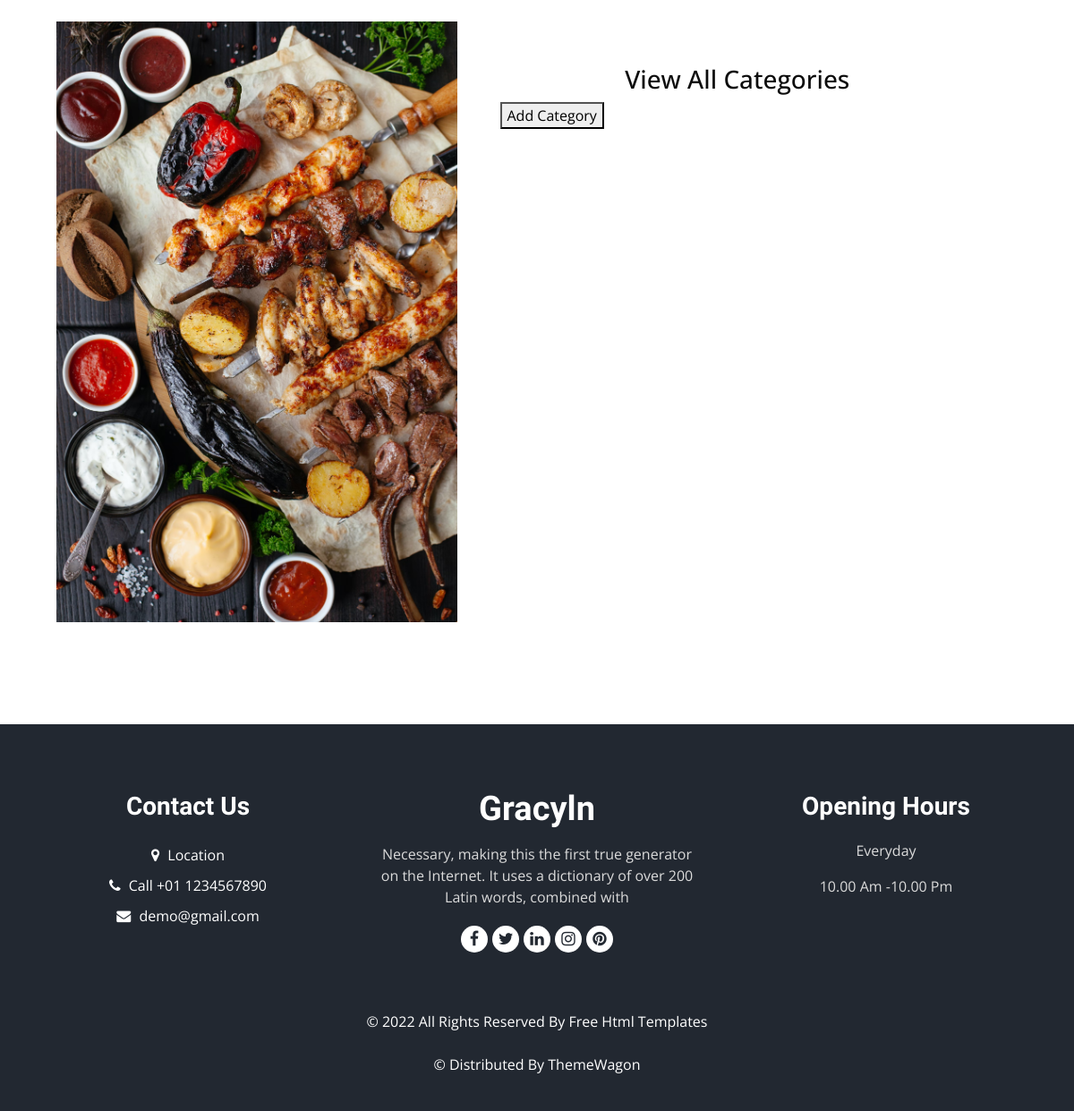
Before: /Admin/view_category.php with the older database file.
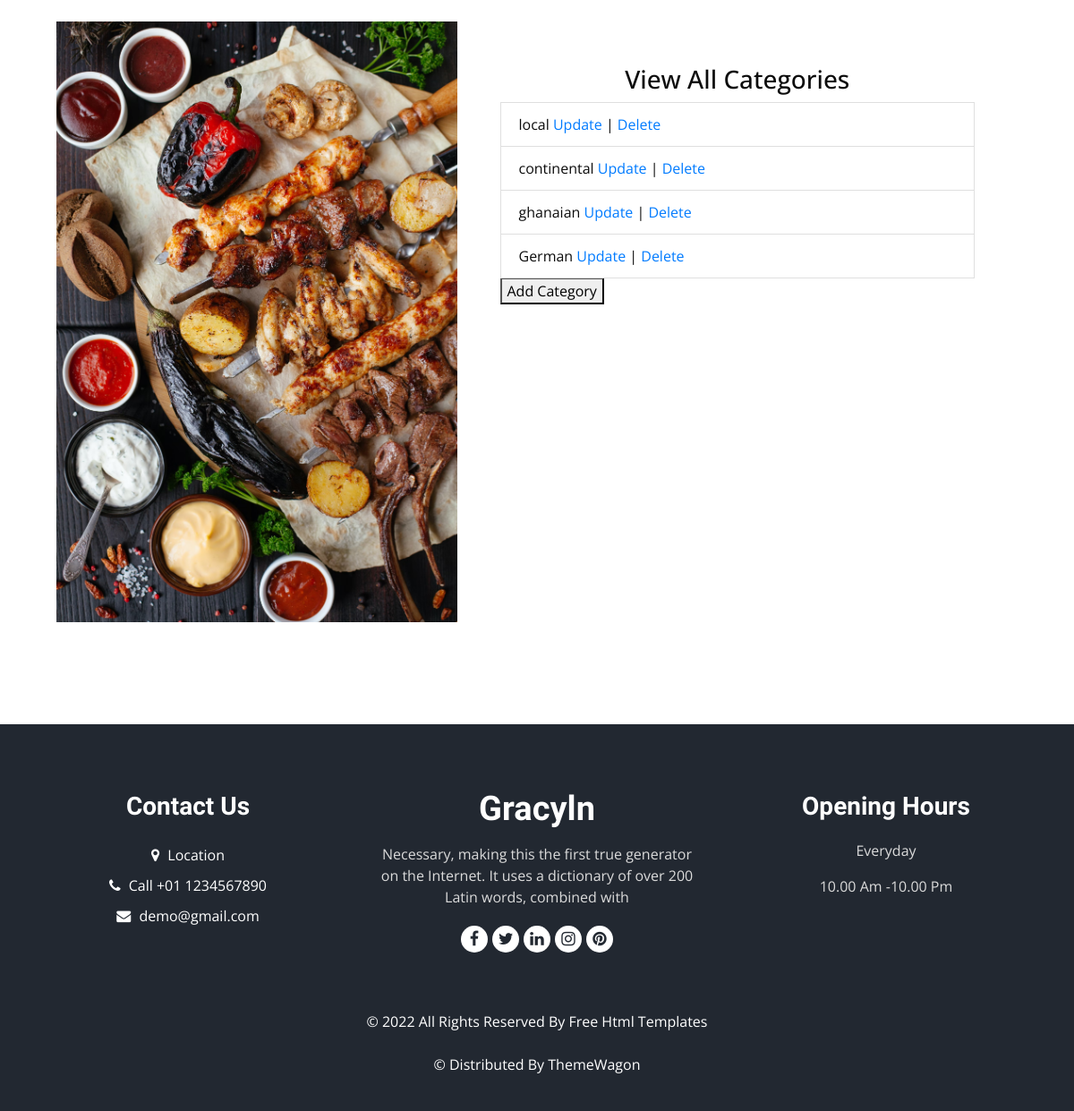
After: the same page with the newer database file.
### tables this page shows
CREATE TABLE `categories` (
  `cat_id` int(11) NOT NULL,
  `cat_name` varchar(100) NOT NULL
);

### settings/db_class.php (called while the page is built, shortened)
<?php
class Connection{
	public $db = null;
	public $results = null;
	function connection(){
		$this->db = mysqli_connect(SERVER, USERNAME, PASSWD, DATABASE);
		return true;
	}
	function query($query){
		$this->results = mysqli_query($this->db, $query);
		return true;
	}
	function fetch($query){
		if($this->query($query)) {
			return mysqli_fetch_all($this->results, MYSQLI_ASSOC);
		}
		return false;
	}
}
?>

### controllers/product_controller.php (called while the page is built, shortened)
<?php
include_once(dirname(__FILE__)).'/../classes/product_class.php';
function select_all_categories_controller(){
    $category_instance = new product_class();
    return $category_instance->select_all_categories();
}
?>

### classes/product_class.php (called while the page is built, shortened)
<?php
include_once(dirname(__FILE__)).'/../settings/db_class.php';
class product_class extends Connection{
    function select_all_categories(){
		return $this->fetch("select * from categories");
	}
}
?>

### actions/add_category.php (called while the page is built, shortened)
<?php
require_once"../controllers/product_controller.php";
$categories = select_all_categories_controller();
?>

### Admin/view_category.php (the view, shortened to what this page needs)
<?php
include("../actions/add_category.php");
?>
<!DOCTYPE html>
<html>
<head>
<link rel="stylesheet" type="text/css" href="../css/bootstrap.css" />
<link rel="stylesheet" type="text/css" href="https://cdnjs.cloudflare.com/ajax/libs/OwlCarousel2/2.3.4/assets/owl.carousel.min.css" />
<link rel="stylesheet" href="https://cdnjs.cloudflare.com/ajax/libs/jquery-nice-select/1.1.0/css/nice-select.min.css" />
<link href="../css/font-awesome.min.css" rel="stylesheet" />
<link href="../css/style.css" rel="stylesheet" />
<link href="../css/responsive.css" rel="stylesheet" />
</head>
<body class="sub_page">
<div class="food_section layout_padding-bottom">
<section class="Form my-4 mx-5">
      <div class="container">
        <div class="row no-gutters">
          <div class="col-lg-5">
            <img src="../images/african_food_wallpaper.avif" class="img-fluid">
          </div>
          <div class="col-lg-7 px-5 pt-5">
        <?php
        echo "<h3 class='text-center' id='title'>View All Categories</h3>";
        if (!empty($categories)){
          foreach($categories as $cat){
            echo "<li class='list-group-item'>". $cat['cat_name'] ." <a class='btn0' href='../Actions/update_category.php?cid={$cat['cat_id']}&cname={$cat['cat_name']}'>Update</a> | <a class='btn0' href='../Actions/delete_category.php?cid={$cat['cat_id']}'>Delete</a> </li>";
          }
        }
      ?>
      <a href="./category.php"><button type="submit" name="addcatbtn" id="addcatbtn">Add Category</button></a>
        </div>
      </div>
    </section>
</div>
  <footer class="footer_section">
    <div class="container">
      <div class="row">
        <div class="col-md-4 footer-col">
          <div class="footer_contact">
            <h4>
              Contact Us
            </h4>
            <div class="contact_link_box">
              <a href="">
                <i class="fa fa-map-marker" aria-hidden="true"></i>
                <span>
                  Location
                </span>
              </a>
              <a href="">
                <i class="fa fa-phone" aria-hidden="true"></i>
                <span>
                  Call +01 1234567890
                </span>
              </a>
              <a href="">
                <i class="fa fa-envelope" aria-hidden="true"></i>
                <span>
                  demo@gmail.com
                </span>
              </a>
            </div>
          </div>
        </div>
        <div class="col-md-4 footer-col">
          <div class="footer_detail">
            <a href="" class="footer-logo">
             Gracyln
            </a>
            <p>
              Necessary, making this the first true generator on the Internet. It uses a dictionary of over 200 Latin words, combined with
            </p>
            <div class="footer_social">
              <a href="">
                <i class="fa fa-facebook" aria-hidden="true"></i>
              </a>
              <a href="">
                <i class="fa fa-twitter" aria-hidden="true"></i>
              </a>
              <a href="">
                <i class="fa fa-linkedin" aria-hidden="true"></i>
              </a>
              <a href="">
                <i class="fa fa-instagram" aria-hidden="true"></i>
              </a>
              <a href="">
                <i class="fa fa-pinterest" aria-hidden="true"></i>
              </a>
            </div>
          </div>
        </div>
        <div class="col-md-4 footer-col">
          <h4>
            Opening Hours
          </h4>
          <p>
            Everyday
          </p>
          <p>
            10.00 Am -10.00 Pm
          </p>
        </div>
      </div>
      <div class="footer-info">
        <p>
          &copy; <span id="displayYear"></span> All Rights Reserved By
          <a href="https://html.design/">Free Html Templates</a><br><br>
          &copy; <span id="displayYear"></span> Distributed By
          <a href="https://themewagon.com/" target="_blank">ThemeWagon</a>
        </p>
      </div>
    </div>
  </footer>
</body>
</html>

Changed rows visible on the page:
added categories: cat_name "local"
added categories: cat_name "continental"
added categories: cat_name "ghanaian"
added categories: cat_name "German"
